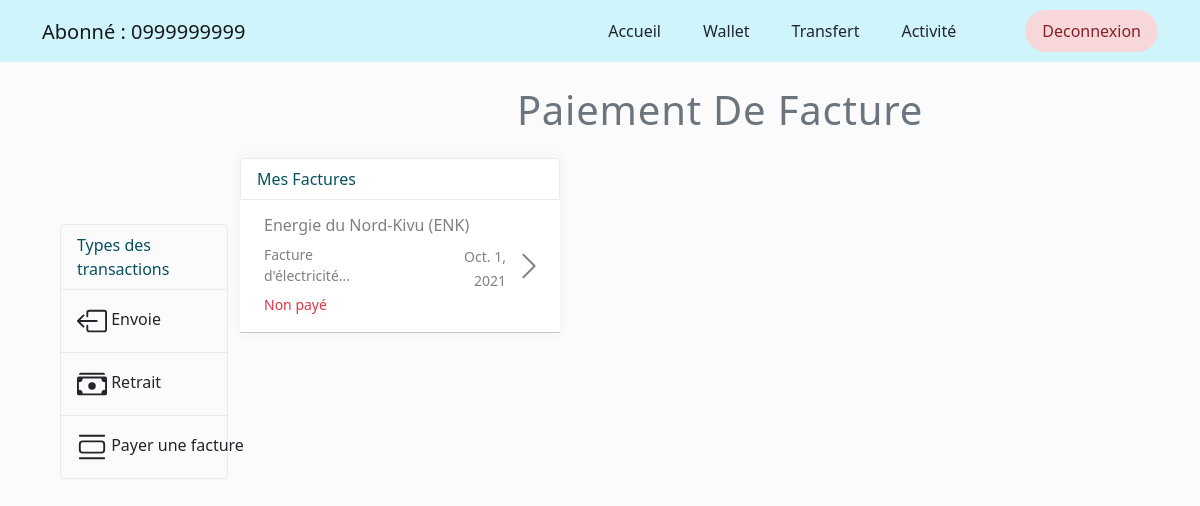
The app's page /bill/ (signed in), older data.
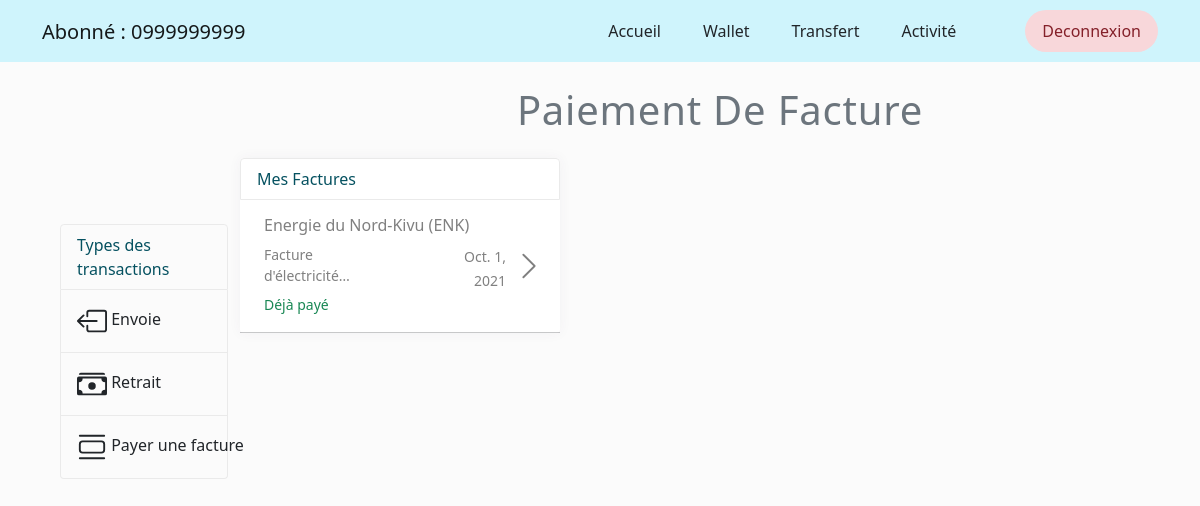
The same page, newer data.
### Kmodels/clientModel.py (models this page shows, shortened)
class Client(AbstractBaseUser):
    phone_regex =   RegexValidator(regex=r'^(\+\d{1,3})?,?\s?\d{10,14}', message = "Phone number must be entered in the format: '+9999999999'. Up to 14 digits are allowed")
    phone =         models.CharField(validators=[phone_regex], max_length=15, unique=True)
    name =          models.CharField(max_length=200, blank=True, null=True)
    usd_balance = models.FloatField(default=0)
    cdf_balance = models.FloatField(default=0)
    is_staff = models.BooleanField(default=False)
    active =        models.BooleanField(default=False)
    shop_assistant =         models.BooleanField(default=False)
    client =         models.BooleanField(default=False)
    agent =         models.BooleanField(default=False)
    admin =         models.BooleanField(default=False)
    date_joined =     models.DateTimeField(auto_now_add=True)
    last_login = models.DateTimeField(auto_now=True)
    USERNAME_FIELD = 'phone'
    REQUIRED_FIELDS = []
    objects = UserManager()
    @property
    def is_active(self):
        return self.active

### Kmodels/models.py (models this page shows, shortened)
class Bill(models.Model):
    bill_amount = models.DecimalField(verbose_name="Montat de la facture", max_digits=12,
                    decimal_places=2)
    currency = models.CharField(max_length=50, verbose_name="Devise")
    bill_submit_date = models.DateTimeField(verbose_name="Date de livraison", auto_now_add=True)
    is_payed = models.BooleanField(verbose_name="La facture est payer", default=False)
    service  = models.CharField(max_length=50)
    bill_motif = models.CharField(max_length=250, verbose_name="Description")
    shop_assistant = models.ForeignKey(Client, verbose_name="Délivreur de la facture", on_delete=models.CASCADE)
    recipient = models.ForeignKey(Client, verbose_name="Bénéficiaire",
                related_name="recipients", on_delete=models.CASCADE)
    transation = models.OneToOneField(Transaction, verbose_name="Paiement lier à la facture",
                on_delete=models.CASCADE, blank=True, null=True)
    bill_payed_date = models.DateTimeField(verbose_name="Date de paiement", null=True, blank=True)

### client_front/views.py (the view)
# urls.py: path('bill/', bill, name='bill'),
@login_required
def bill(request):
    bills = main_models.Bill.objects.filter(recipient=request.user)
    context = {
        'bills': bills
    }
    return render(request, 'client/pages/bill.html', context)

### client_front/templates/client/pages/bill.html (shortened to what this page needs)
{% extends 'client/pages/transfer.html' %}
{% block ntranscontent %}
    <div class="card-title text-center m-4">
        <h1 class="text-secondary">Paiement de facture</h1>
    </div>
    <div class="row">
        <div class="card col-md-4 p-0">
            <li class="list-group-item list-group-item-info" aria-current="true">Mes Factures</li>
            <div class="d-flex flex-column bd-highlight p-0">
                {% for bill in bills %}
                <a href="{% url 'bill-detail' bill.id %}" class="nav-link d-flex bill menu bills">
                    <div class="p-2 bd-highlight">
                        <h6>{{ bill.shop_assistant.name }} </h6>
                        <div class="d-flex">
                            <small>{{ bill.bill_motif|truncatechars:22 }}</small>
                            <div class="text-end ms-5">
                                <small> {{ bill.bill_submit_date|date }}</small>
                             </div>
                        </div>
                        <div>
                            {% if bill.is_payed  %}
                                <small class="text-success">Déjà payé</small>
                            {% else %}
                                <small class="text-danger">Non payé</small>
                            {% endif %}
                        </div>
                    </div>
                    <div class="my-auto">
                        <svg xmlns="http://www.w3.org/2000/svg" width="30" height="30" fill="currentColor" class="bi bi-chevron-right" viewBox="0 0 16 16">
                            <path fill-rule="evenodd" d="M4.646 1.646a.5.5 0 0 1 .708 0l6 6a.5.5 0 0 1 0 .708l-6 6a.5.5 0 0 1-.708-.708L10.293 8 4.646 2.354a.5.5 0 0 1 0-.708z"/>
                          </svg>
                    </div>
                </a>
                <hr class="p-0 m-0">
                {% endfor %}
            </div>
        </div>
        <div class="col-md-7 ms-5">
        </div>
    </div>
{% endblock ntranscontent %}

### client_front/templates/client/pages/transfer.html (shortened to what this page needs)
{% extends 'client/layouts/_base.html' %}
{% block ncontent %}
    {% include 'client/layouts/_nav.html' %}
    <div class="row mx-0 ps-5">
        <div class="col-md-2 main-menu">
            <ul class="list-group p-0">
            <li class="list-group-item list-group-item-info" aria-current="true">Types des transactions</li>
                {% if request.user.client %}
                <li class="list-group-item p-0 menu">
                    <a class="dropdown-item p-3" href="{% url 'send' %}">
                        Envoie
                    </a>
                </li>
                {% endif %}
                <li class="list-group-item p-0 menu">
                    <a class="dropdown-item p-3" href="{% url 'withdraw' %}">
                        Retrait
                    </a>
                </li>
                <li class="list-group-item p-0 menu">
                    <a class="dropdown-item p-3" href="{% url 'bill' %}">
                        Payer une facture
                    </a>
                </li>
            </ul>
        </div>
        <div class="col-md-10">
            {% block ntranscontent %}{% endblock ntranscontent %}
        </div>
    </div>
{% endblock ncontent %}

### client_front/templates/client/layouts/_base.html (shortened to what this page needs)
<!DOCTYPE html>
<html lang="en">
<head>
    {% load static %}
    {% load sass_tags %}
    <link rel="stylesheet" href="{% static 'client/style/bootstrap.min.css' %}">
    <link rel="stylesheet" href="{% static 'client/style/main.css' %}">
    <link rel="stylesheet" href="{% static 'client/style/style.css' %}">
    <link href="{% sass_src 'client/style/scss.scss' %}" rel="stylesheet" type="text/css" />
    <link rel="stylesheet" href="https://cdnjs.cloudflare.com/ajax/libs/intl-tel-input/17.0.8/css/intlTelInput.css"/>
</head>
<body>
    {% block ncontent %}{% endblock ncontent %}
</body>
</html>

### client_front/templates/client/layouts/_nav.html (shortened to what this page needs)
    <nav class="navbar sticky-top navbar-light list-group-item-info">
    <div class="container">
        <div class="logo">
            {% if request.user.admin %}
                <h2><a class="navbar-brand">Admin : {{ request.user.phone }}</a></h2>
            {% elif request.user.agent %}
                <h2><a class="navbar-brand">Agent : {{ request.user.phone }}</a></h2>
            {% elif request.user.client %}
                <h2><a class="navbar-brand">Abonné : {{ request.user.phone }}</a></h2>
            {% elif request.user.shop_assistant %}
                <h2><a class="navbar-brand">Vendeur : {{ request.user.phone }}</a></h2>
            {% endif %}
        </div>
        <ul class="nav justify-content-end">
            {% if not request.user.admin %}
                <li class="nav-item rounded mx-1">
                    <a href="{% url 'home' %}" class="nav-link btn text-dark rounded-pill menu">Accueil</a>
                </li>
                <li class="nav-item rounded mx-1">
                    <a href="{% url 'wallet' %}" class="nav-link btn text-dark rounded-pill menu">Wallet</a>
                </li>
                <li class="nav-item rounded mx-1">
                    <a href="{% url 'transfer' %}" class="nav-link btn text-dark rounded-pill menu">Transfert</a>
                </li>
            {% else %}
                <li class="nav-item rounded mx-1">
                    <a href="{% url 'dashboard' %}" class="nav-link btn text-dark rounded-pill menu">Dashboard</a>
                </li>
            {% endif %}
            <li class="nav-item rounded mx-1">
                <a href="{% url 'activity' %}" class="nav-link btn text-dark rounded-pill menu">Activité</a>
            </li>
            <li class="nav-item rounded ms-5">
                <a href="{% url 'logout' %}" class="nav-link btn menu list-group-item-danger rounded-pill">Deconnexion</a>
            </li>
        </ul>
    </div>
    </nav>

### client_front/static/client/style/main.css (style rules this page uses)
body { background: #fbfbfb; }
.main-menu { margin-top: 14%; margin-bottom: 18%; }
.bill { color: grey !important; }

### client_front/templates/client/layouts/_base.html (style rules this page uses)
body { animation: fadeInAnimation ease 3s; animation-iteration-count: 1; animation-fill-mode: forwards; }

Row changes from the older to the newer data that the page shows:
changed Bill "Energie du Nord-Kivu (ENK)": is_payed "Non payé" → "Déjà payé"
